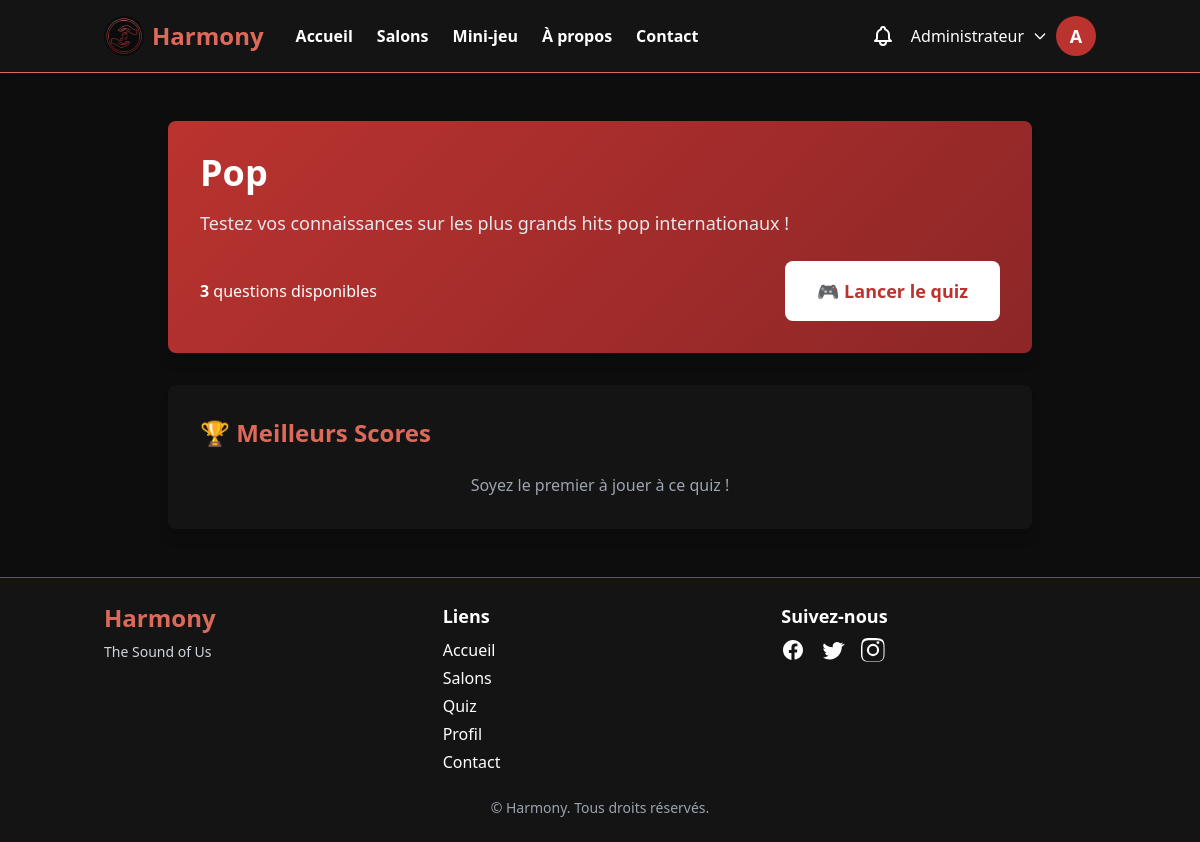
/quiz/theme/1/ (signed in), run on the app's committed database.
### accounts/models.py (models this page shows, shortened)
class CustomUser(AbstractUser):
    email = models.EmailField(unique=True)

### quiz/models.py (models this page shows, shortened)
class QuizTheme(models.Model):
    nom = models.CharField(max_length=100)
    description = models.TextField()
    image = models.ImageField(upload_to='quiz/', blank=True, null=True)
    created_at = models.DateTimeField(auto_now_add=True)
    class Meta:
        verbose_name = "Thème de Quiz"
        verbose_name_plural = "Thèmes de Quiz"

### quiz/views.py (the view)
# urls.py: path('theme/<int:theme_id>/', views.quiz_theme, name='quiz_theme'),
@login_required
def quiz_theme(request, theme_id):
    theme = get_object_or_404(QuizTheme, id=theme_id)
    scores = Score.objects.filter(theme=theme).order_by('-points_total')[:10]
    context = {
        'theme': theme,
        'scores': scores,
        'question_count': theme.questions.count(),
    }
    return render(request, 'quiz/quiz_theme.html', context)

### accounts/context_processors.py (called while the page is built)
def user_profile(request):
    if request.user.is_authenticated:
        return {
            "profile": getattr(request.user, "profile", None)
        }
    return {}

### templates/quiz/quiz_theme.html (shortened to what this page needs)
{% extends 'base.html' %}
{% block content %}
<div class="container mx-auto px-4 py-12 max-w-4xl">
    <div class="gradient-card p-8 rounded-lg shadow-lg mb-8">
        <h1 class="text-4xl font-bold text-white mb-4">{{ theme.nom }}</h1>
        <p class="text-gray-200 text-lg mb-6">{{ theme.description }}</p>
        <div class="flex items-center justify-between">
            <p class="text-white">
                <span class="font-bold">{{ question_count }}</span> question{{ question_count|pluralize }} disponible{{ question_count|pluralize }}
            </p>
            <a href="{% url 'quiz_play' theme.id %}" class="bg-white text-harmony-red hover:bg-gray-100 px-8 py-4 rounded-lg font-bold text-lg transition">
                🎮 Lancer le quiz
            </a>
        </div>
    </div>
    <div class="bg-harmony-secondary p-8 rounded-lg shadow-lg">
        <h2 class="text-2xl font-semibold text-harmony-title mb-6">🏆 Meilleurs Scores</h2>
        {% if scores %}
            <div class="space-y-3">
                {% for score in scores %}
                    <div class="flex items-center justify-between p-4 bg-harmony-bg rounded {% if forloop.counter == 1 %}border-2 border-yellow-500{% elif forloop.counter == 2 %}border-2 border-gray-400{% elif forloop.counter == 3 %}border-2 border-orange-600{% endif %}">
                        <div class="flex items-center space-x-4">
                            <span class="text-2xl font-bold text-harmony-title">{{ forloop.counter }}</span>
                            <div>
                                <span class="font-semibold">{{ score.user.username }}</span>
                                <p class="text-xs text-gray-400">{{ score.date|date:"d/m/Y" }}</p>
                            </div>
                        </div>
                        <span class="text-harmony-title font-bold text-xl">{{ score.points_total }} pts</span>
                    </div>
                {% endfor %}
            </div>
        {% else %}
            <p class="text-gray-400 text-center">Soyez le premier à jouer à ce quiz !</p>
        {% endif %}
    </div>
</div>
{% endblock %}

### templates/navbar.html (shortened to what this page needs)
{% load static %}
<nav class="bg-harmony-secondary border-b border-harmony-title relative shadow-md"
     x-data="{
        notificationsOpen: false,
        hasRecent: false,
        checkNotifications() {
            fetch('/notifications/check/')
                .then(r => r.json())
                .then(data => {
                    this.hasRecent = data.has_recent;
                });
        }
    }"
    x-init="checkNotifications(); setInterval(() => checkNotifications(), 30000)">
    <div class="container mx-auto px-4">
        <div class="flex justify-between items-center py-4">
            <div class="flex items-center space-x-8">
                <a href="{% url 'home' %}" class="flex items-center space-x-2">
                    <img src="{% static 'images/logo.jpg' %}" alt="Harmony Logo" class="h-10 w-10 rounded-full">
                    <span class="text-harmony-title text-2xl font-bold">Harmony</span>
                </a>
                <div class="hidden md:flex space-x-6">
                    <a href="{% url 'home' %}" class="hover:text-harmony-title transition font-bold">Accueil</a>
                    {% if user.is_authenticated %}
                        <a href="{% url 'salon_list' %}" class="hover:text-harmony-title transition font-bold">Salons</a>
                        <a href="{% url 'quiz_home' %}" class="hover:text-harmony-title transition font-bold">Mini-jeu</a>
                    {% endif %}
                    <a href="{% url 'about' %}" class="hover:text-harmony-title transition font-bold">À propos</a>
                    <a href="{% url 'contact' %}" class="hover:text-harmony-title transition font-bold">Contact</a>
                </div>
            </div>
            <div class="flex items-center space-x-4">
                {% if user.is_authenticated %}
                    <div class="relative">
                        <a href="{% url 'notification_list' %}" class="relative hover:text-harmony-title transition">
                        </a>
                    </div>
                    <div x-data="{ open: false }" class="relative">
                        <button @click="open = !open" class="flex items-center space-x-2 hover:text-harmony-title transition">
                            <span>{{ user.username|capfirst }}</span>
                            <svg class="w-4 h-4" fill="none" stroke="currentColor" viewBox="0 0 24 24">
                                <path stroke-linecap="round" stroke-linejoin="round" stroke-width="2" d="M19 9l-7 7-7-7"></path>
                            </svg>
                            {% if profile.photo %}
                                <img src="{{ profile.photo.url }}" alt="{{ user.username }}"
                                     class="w-10 h-10 rounded-full object-cover border-2 border-harmony-red">
                            {% else %}
                                <div class="w-10 h-10 rounded-full bg-harmony-red flex items-center justify-center text-lg font-bold">
                                    {{ user.username.0|upper }}
                                </div>
                            {% endif %}
                        </button>
                    </div>
                {% else %}
                    <a href="{% url 'login' %}" class="hover:text-harmony-title transition">Connexion</a>
                    <a href="{% url 'register' %}" class="bg-harmony-red hover:bg-harmony-red-dark px-4 py-2 rounded-lg transition">Inscription</a>
                {% endif %}
            </div>
        </div>
    </div>
</nav>

### static/css/custom.css (style rules this page uses)
* { transition: background-color 0.2s ease, border-color 0.2s ease, color 0.2s ease; }
button, a { transition: all 0.3s ease; }

### templates/base.html (style rules this page uses)
body { background-color: #1a1a1a; color: #ffffff; }
.gradient-card { background: linear-gradient(135deg, #ba332f 0%, #8d2627 100%); }

### data on the page
CustomUser: username "Administrateur", username.0 "A"
QuizTheme: nom "Pop", description "Testez vos connaissances sur les plus grands hits pop internationaux !"

### other printed values
{{ question_count }} "3"
